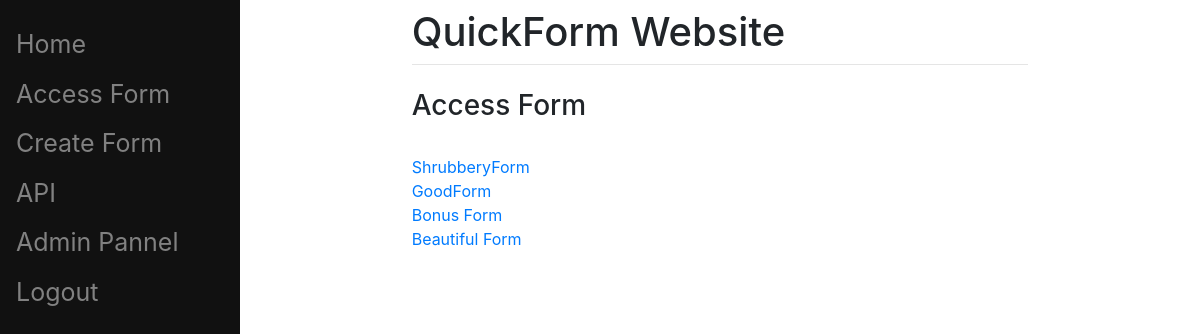
The page /accessForms/ (signed in) on the database its author committed.
### main/models.py (models this page shows, shortened)
class Form(models.Model):
	name = models.CharField(max_length=40, unique=True, default="name")
	description = models.CharField(max_length=512, default="description")

### main/views.py (the view)
# urls.py: path('accessForms/',views.accessForms, name='accessForms'),
def accessForms(request):
	forms = Form.objects.all()
	return render(request, 'main/accessForms.html', {'forms':forms})

### main/templates/main/accessForms.html (shortened to what this page needs)
{% extends 'main/base.html' %}
{% block content %}
	<h3>Access Form</h3>
	{% for form in forms %}
		<div>
			<a href='/{{form.id}}'> {{form.name}} </a></br>
		</div>
	{% endfor %}
{% endblock %}

### rows shown on the page
Form: name "ShrubberyForm"
Form: name "GoodForm"
Form: name "Bonus Form"
Form: name "Beautiful Form"
